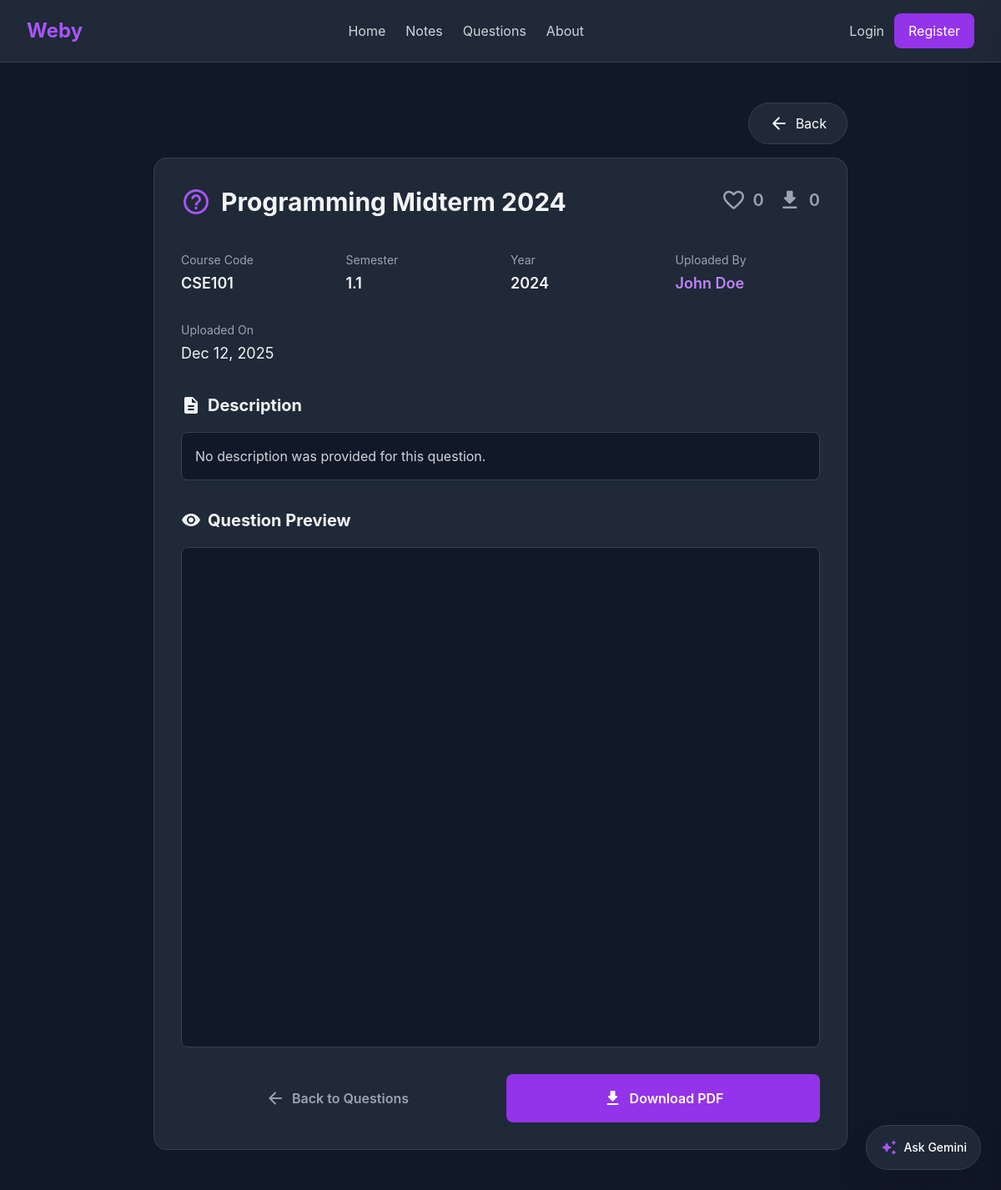
The app's page /view.php?type=question&id=1 with its own data.
### tables this page shows
CREATE TABLE IF NOT EXISTS questions (
    id INT AUTO_INCREMENT PRIMARY KEY,
    user_id INT NOT NULL,
    title VARCHAR(255) NOT NULL,
    course_code VARCHAR(50) NOT NULL,
    teacher_name VARCHAR(100) DEFAULT NULL,
    exam_type ENUM('mid', 'final', 'quiz') NOT NULL,
    semester VARCHAR(10) NOT NULL,
    year INT NOT NULL,
    file_path VARCHAR(255) NOT NULL,
    
     
    is_public TINYINT(1) DEFAULT 1,
    
    created_at TIMESTAMP DEFAULT CURRENT_TIMESTAMP,
    FOREIGN KEY (user_id) REFERENCES users(id) ON DELETE CASCADE,
    INDEX idx_user_id (user_id),
    INDEX idx_exam_type (exam_type),
    INDEX idx_semester_year (semester, year),
    INDEX idx_course_code (course_code)
);

CREATE TABLE IF NOT EXISTS users (
    id INT AUTO_INCREMENT PRIMARY KEY,
    name VARCHAR(100) NOT NULL,
    email VARCHAR(100) NOT NULL UNIQUE,
    password VARCHAR(255) NOT NULL,
    department VARCHAR(100) DEFAULT NULL,
    avatar VARCHAR(255) DEFAULT 'default.png',
    
     
    batch VARCHAR(10) DEFAULT NULL,
    section VARCHAR(10) DEFAULT NULL,
    student_id VARCHAR(50) DEFAULT NULL,
    
     
    github_url VARCHAR(255) DEFAULT NULL,
    linkedin_url VARCHAR(255) DEFAULT NULL,
    gmail VARCHAR(100) DEFAULT NULL,
    
     
    show_student_id TINYINT(1) DEFAULT 1,
    show_github TINYINT(1) DEFAULT 1,
    show_linkedin TINYINT(1) DEFAULT 1,
    show_email TINYINT(1) DEFAULT 1,
    show_gmail TINYINT(1) DEFAULT 1,
    
    created_at TIMESTAMP DEFAULT CURRENT_TIMESTAMP
);

### functions.php (called while the page is built, shortened)
<?php
function isLoggedIn() {
    return isset($_SESSION['user_id']);
}
function formatDate($date) {
    return date('M d, Y', strtotime($date));
}
function getUploaderName($user_id) {
    global $pdo;
    $stmt = $pdo->prepare("SELECT name FROM users WHERE id = ?");
    $stmt->execute([$user_id]);
    $user = $stmt->fetch();
    return $user ? $user['name'] : 'Unknown';
}
function getLikeCount($resource_id, $resource_type) {
    global $pdo;
    $stmt = $pdo->prepare("SELECT COUNT(*) FROM likes WHERE resource_id = ? AND resource_type = ?");
    $stmt->execute([$resource_id, $resource_type]);
    return $stmt->fetchColumn();
}
function getDownloadCount($resource_id, $resource_type) {
    global $pdo;
    $stmt = $pdo->prepare("SELECT COUNT(DISTINCT user_id) FROM downloads WHERE resource_id = ? AND resource_type = ?");
    $stmt->execute([$resource_id, $resource_type]);
    return $stmt->fetchColumn();
}
?>

### view.php (the view, shortened to what this page needs)
<?php
require 'config.php';
require 'functions.php';
$type = $_GET['type'] ?? '';
$id = $_GET['id'] ?? 0;
$table = $type == 'note' ? 'notes' : 'questions';
$stmt = $pdo->prepare("SELECT * FROM $table WHERE id = ?");
$stmt->execute([$id]);
$resource = $stmt->fetch();
$uploaderName = getUploaderName($resource['user_id']);
$likeCount = getLikeCount($id, $type);
$downloadCount = getDownloadCount($id, $type);
$isLoggedIn = isLoggedIn();
$isLiked = $isLoggedIn && hasLiked($_SESSION['user_id'], $id, $type);
?>
<!DOCTYPE html>
<html lang="en" class="dark">
<head>
    <script src="https://cdn.tailwindcss.com"></script>
    <link rel="stylesheet" href="css/style.css">
    <link rel="stylesheet" href="css/animations.css">
</head>
<body class="bg-gray-900 text-gray-100 min-h-screen">
    <nav class="bg-gray-800 border-b border-gray-700">
        <div class="w-full mx-auto px-8 py-4">
            <div class="flex justify-between items-center">
                <a href="index.php" class="text-2xl font-bold text-purple-500">Weby</a>
                <div class="hidden md:flex items-center gap-6">
                    <a href="index.php" class="text-gray-300 hover:text-white transition">Home</a>
                    <a href="notes.php" class="text-gray-300 hover:text-white transition">Notes</a>
                    <a href="questions.php" class="text-gray-300 hover:text-white transition">Questions</a>
                    <a href="about.php" class="text-gray-300 hover:text-white transition">About</a>
                </div>
                <div class="flex items-center gap-3">
                    <?php if ($isLoggedIn): ?>
                        <a href="profile.php" class="text-gray-300 hover:text-white flex items-center gap-2">
                            <span class="material-icons-round">person</span>
                            <span class="hidden md:inline"><?= htmlspecialchars($_SESSION['user_name']) ?></span>
                        </a>
                        <a href="logout.php" class="bg-red-600 hover:bg-[#0a0a2e] text-white px-4 py-2 rounded-lg transition text-sm border border-transparent hover:border-white">
                            Logout
                        </a>
                    <?php else: ?>
                        <a href="login.php" class="text-gray-300 hover:text-white">Login</a>
                        <a href="register.php" class="bg-purple-600 hover:bg-[#0a0a2e] text-white px-4 py-2 rounded-lg transition border border-transparent hover:border-white">
                            Register
                        </a>
                    <?php endif; ?>
                </div>
            </div>
        </div>
    </nav>
    <main class="mx-auto px-8 py-12 max-w-4xl">
        <div class="flex justify-end mb-4">
            <a href="<?= $type == 'note' ? 'notes.php' : 'questions.php' ?>"
               class="bg-gray-800 hover:bg-gray-700 text-white px-6 py-3 rounded-full transition flex items-center gap-2 border border-gray-700 hover:border-purple-500">
                <span class="material-icons-round">arrow_back</span>
                Back
            </a>
        </div>
        <div class="bg-gray-800 rounded-2xl border border-gray-700 p-8">
            <div class="flex items-start justify-between mb-6">
                <div class="flex-1">
                    <div class="flex items-center gap-3 mb-4">
                        <span class="material-icons-round text-4xl text-purple-500">
                        </span>
                        <h1 class="text-3xl font-bold"><?= htmlspecialchars($resource['title']) ?></h1>
                    </div>
                </div>
                <div class="flex items-center gap-4">
                    <button onclick="toggleLike()" id="likeBtn"
                            class="<?= $isLiked ? 'text-red-500' : 'text-gray-400' ?> hover:text-red-500 transition flex items-center gap-2">
                        <span class="material-icons-round text-3xl"><?= $isLiked ? 'favorite' : 'favorite_border' ?></span>
                        <span id="likeCount" class="text-xl font-semibold"><?= $likeCount ?></span>
                    </button>
                    <div class="flex items-center gap-2 text-gray-400">
                        <span class="material-icons-round text-3xl">download</span>
                        <span id="downloadCount" class="text-xl font-semibold"><?= $downloadCount ?></span>
                    </div>
                </div>
            </div>
            <div class="grid grid-cols-2 md:grid-cols-4 gap-6 mb-8">
                <div>
                    <p class="text-sm text-gray-400 mb-1">Course Code</p>
                    <p class="text-lg font-semibold"><?= htmlspecialchars($resource['course_code']) ?></p>
                </div>
                <div>
                    <p class="text-sm text-gray-400 mb-1">Semester</p>
                    <p class="text-lg font-semibold"><?= htmlspecialchars($resource['semester']) ?></p>
                </div>
                <div>
                    <p class="text-sm text-gray-400 mb-1">Year</p>
                    <p class="text-lg font-semibold"><?= htmlspecialchars($resource['year']) ?></p>
                </div>
                <div>
                    <p class="text-sm text-gray-400 mb-1">Uploaded By</p>
                    <p class="text-lg font-semibold">
                        <a href="profile.php?user_id=<?= $resource['user_id'] ?>" class="text-purple-400 hover:text-purple-500 hover:underline transition">
                            <?= htmlspecialchars($uploaderName) ?>
                        </a>
                    </p>
                </div>
            </div>
            <div class="mb-8">
                <p class="text-sm text-gray-400 mb-1">Uploaded On</p>
                <p class="text-lg"><?= formatDate($resource['created_at']) ?></p>
            </div>
            <div class="mb-8">
                <div class="flex items-center gap-2 mb-4">
                    <span class="material-icons-round text-2xl">description</span>
                    <h2 class="text-xl font-bold">Description</h2>
                </div>
                <div class="bg-gray-900 rounded-lg p-4 border border-gray-700">
                    <p class="text-gray-300">No description was provided for this <?= $type ?>.</p>
                </div>
            </div>
            <div class="mb-8">
                <div class="flex items-center gap-2 mb-4">
                    <span class="material-icons-round text-2xl">visibility</span>
                    <h2 class="text-xl font-bold"><?= ucfirst($type) ?> Preview</h2>
                </div>
                <div class="bg-gray-900 rounded-lg border border-gray-700 overflow-hidden" style="height: 600px;">
                    <?php
                    $fileExtension = strtolower(pathinfo($resource['file_path'], PATHINFO_EXTENSION));
                    if ($fileExtension === 'pdf'):
                    ?>
                        <iframe
                            src="<?= htmlspecialchars($resource['file_path']) ?>#toolbar=0&navpanes=0&scrollbar=1"
                            class="w-full h-full"
                            frameborder="0"
                            style="border: none;">
                        </iframe>
                    <?php endif; ?>
                </div>
            </div>
            <div class="flex gap-4">
                <a href="<?= $type == 'note' ? 'notes.php' : 'questions.php' ?>"
                   class="flex-1 text-gray-400 hover:text-purple-500 px-8 py-4 rounded-lg text-center font-semibold transition flex items-center justify-center gap-2">
                    <span class="material-icons-round">arrow_back</span>
                    Back to <?= $type == 'note' ? 'Notes' : 'Questions' ?>
                </a>
                <a href="<?= htmlspecialchars($resource['file_path']) ?>" download
                   onclick="trackDownload(<?= $id ?>, '<?= $type ?>', this)"
                   class="flex-1 bg-purple-600 hover:bg-[#0a0a2e] text-white px-8 py-4 rounded-lg text-center font-semibold transition-all duration-200 flex items-center justify-center gap-2 border border-transparent hover:border-white">
                    <span class="material-icons-round">download</span>
                    Download PDF
                </a>
            </div>
        </div>
    </main>
    <div class="fixed bottom-6 right-6 z-40">
        <button id="askGeminiBtn" class="flex items-center gap-2 bg-gray-800 border border-gray-700 hover:border-purple-500 text-white px-4 py-3 rounded-full shadow-2xl hover:shadow-purple-500/20 transition-all duration-300 group">
            <span class="material-icons-round text-purple-500 group-hover:scale-110 transition-transform text-xl">auto_awesome</span>
            <span class="font-medium text-sm">Ask Gemini</span>
        </button>
    </div>
</body>
</html>

### css/style.css (style rules this page uses)
* { margin: 0; padding: 0; box-sizing: border-box; }
body { font-family: -apple-system, BlinkMacSystemFont, 'Segoe UI', Roboto, 'Helvetica Neue', Arial, sans-serif; }
* { transition: background-color 0.2s ease, border-color 0.2s ease, color 0.2s ease; }

### records on screen
questions: title "Programming Midterm 2024", course_code "CSE101", semester "1.1", year "2024", user.name "John Doe", created_at "Dec 12, 2025"

### other values on screen
$likeCount "0"
$downloadCount "0"
$type "question"
$type "Question"
